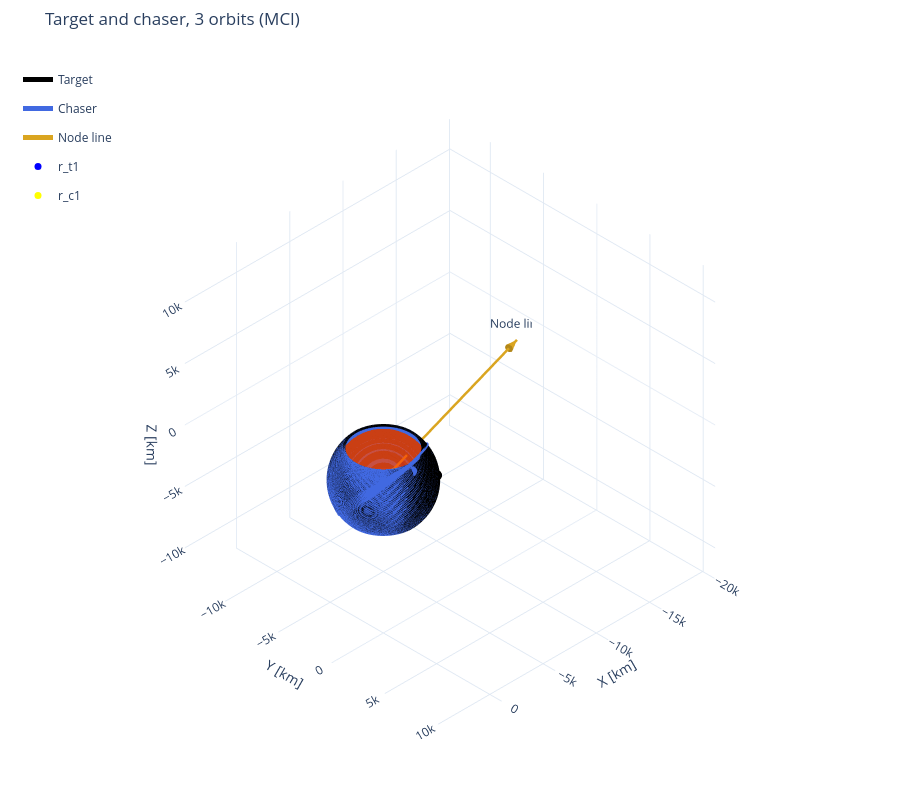

The cell this chart's notebook holds for it:
### Markdown cell above
## Visualization

### Code cell
vectors = [
    {
        "direction": n_hat,
        "length": 20000,
        "name": "Node line",
        "color": "goldenrod",
        "label": True,
    },
]

rs = [
    # rv_t_0_to_1[:, 0:3] * M_TO_KM,
    # rv_c_0_to_1[:, 0:3] * M_TO_KM,
    # rv_t_0_to_3[:, 0:3] * M_TO_KM,
    # rv_c_0_to_3[:, 0:3] * M_TO_KM,
    # rv_t_0_to_3[:, 0:3] * M_TO_KM,
    # rv_c_0_to_3[:, 0:3] * M_TO_KM,
    # rv_c_0_to_2[:, 0:3] * M_TO_KM,
    rv_t_0_to_6[:, 0:3] * M_TO_KM,
    rv_c_0_to_6[:, 0:3] * M_TO_KM,
]
ts = [
    # ts_0_to_1,
    # ts_0_to_1,
    # ts_0_to_3,
    # ts_0_to_3,
    ts_0_to_6,
    ts_0_to_6,
]
labels=[
    "Target",
    "Chaser"
]
trace_colors=[
    "black",
    "royalblue"
]
points = [
    {
        "name": "r_t1",
        "location": rv_t_0_to_5[-1,0:3] * M_TO_KM,
        "color": "blue",
    },
    {
        "name": "r_c1",
        "location": rv_c_0_to_5[-1,0:3] * M_TO_KM,
        "color": "yellow",
    },
]

fig = plot_3d(
    rs, ts, labels, trace_colors=trace_colors,
    bodies={"name": "Mars", "radius": R_MARS * M_TO_KM, "color": "orangered"},
    title=f"Target and chaser, {N_ORBITS} orbits (MCI)",
    vectors=vectors,
    points=points,
    units="km",
)

### Figure 1 — Plotly figure (JSON) as saved in the notebook; plotly's stock layout.template omitted (floating-point values rounded to 4 significant figures; data arrays with more than 128 entries replaced by an {"elided": "..."} marker saying what was removed)
{"data": [{"colorscale": [[0, "orangered"], [1, "orangered"]], "hoverinfo": "skip", "name": "Mars", "opacity": 0.7, "showlegend": false, "showscale": false, "type": "surface", "x": {"elided": "60x30 float values"}, "y": {"elided": "60x30 float values"}, "z": {"elided": "60x30 float values"}}, {"legendgroup": "Target", "line": {"color": "black", "width": 5}, "mode": "lines", "name": "Target", "type": "scatter3d", "x": {"elided": "41996 float values"}, "y": {"elided": "41996 float values"}, "z": {"elided": "41996 float values"}}, {"legendgroup": "Target", "marker": {"color": "black", "size": 6}, "mode": "markers", "name": "Target End", "showlegend": false, "type": "scatter3d", "x": [-2090.0], "y": [2936.0], "z": [808.1]}, {"legendgroup": "Chaser", "line": {"color": "royalblue", "width": 5}, "mode": "lines", "name": "Chaser", "type": "scatter3d", "x": {"elided": "41996 float values"}, "y": {"elided": "41996 float values"}, "z": {"elided": "41996 float values"}}, {"legendgroup": "Chaser", "marker": {"color": "royalblue", "size": 6}, "mode": "markers", "name": "Chaser End", "showlegend": false, "type": "scatter3d", "x": [231.3], "y": [2906.0], "z": [2274.0]}, {"legendgroup": "vector-5", "line": {"color": "goldenrod", "width": 5}, "mode": "lines+text", "name": "Node line", "text": ["", "Node line"], "textposition": "top center", "type": "scatter3d", "x": [0, -18920.0], "y": [0, -6363.0], "z": [0, -1249.0]}, {"anchor": "tip", "colorscale": [[0, "goldenrod"], [1, "goldenrod"]], "hoverinfo": "skip", "legendgroup": "vector-5", "name": "Node line arrowhead", "showlegend": false, "showscale": false, "sizemode": "absolute", "sizeref": 1200, "type": "cone", "u": [-0.946], "v": [-0.3181], "w": [-0.06246], "x": [-18920.0], "y": [-6363.0], "z": [-1249.0]}, {"marker": {"color": "blue", "size": 7, "symbol": "circle"}, "mode": "markers+text", "name": "r_t1", "text": ["r_t1"], "textposition": "top center", "type": "scatter3d", "x": [-3352.0], "y": [-1121.0], "z": [-1040.0]}, {"marker": {"color": "yellow", "size": 7, "symbol": "circle"}, "mode": "markers+text", "name": "r_c1", "text": ["r_c1"], "textposition": "top center", "type": "scatter3d", "x": [-2898.0], "y": [-1638.0], "z": [-1555.0]}], "layout": {"height": 800, "legend": {"bgcolor": "rgba(0,0,0,0)", "borderwidth": 0, "x": 0.02, "y": 0.98}, "margin": {"b": 0, "l": 0, "r": 0, "t": 50}, "scene": {"aspectmode": "cube", "camera": {"eye": {"x": 1.732, "y": 1.732, "z": 1.732}, "projection": {"type": "orthographic"}, "up": {"x": 0, "y": 0, "z": 1}}, "xaxis": {"range": [-20050.0, 4862.0], "title": {"text": "X [km]"}}, "yaxis": {"range": [-13790.0, 11120.0], "title": {"text": "Y [km]"}}, "zaxis": {"range": [-12460.0, 12460.0], "title": {"text": "Z [km]"}}}, "title": {"text": "Target and chaser, 3 orbits (MCI)"}}}
